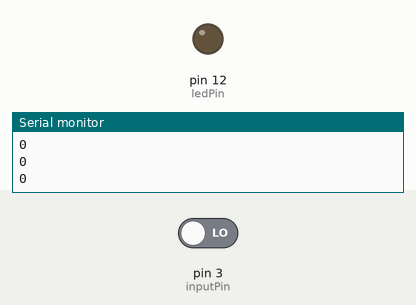
The sketch below on a simulated Arduino Uno, built with avr-gcc and run on an emulated ATmega328P. Shown: output pins drawn as LEDs (lit = HIGH), the last lines printed to the serial monitor. Inputs (shaded band) come from the test bench; at power-on: pin 3 (inputPin) LOW.

Above: at 2.8 s.
2.9 s: pin 3 (inputPin) driven HIGH
At 3.9 s:
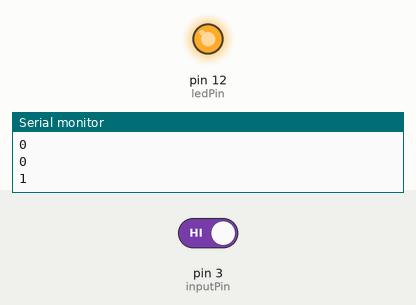
4.5 s: pin 3 (inputPin) driven LOW
At 5.4 s:
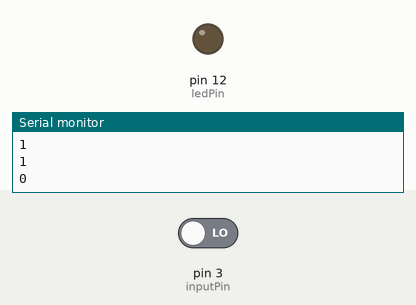
Timing chart, 0 to 7.5 s (numbered marks = the images above; inputs shaded):
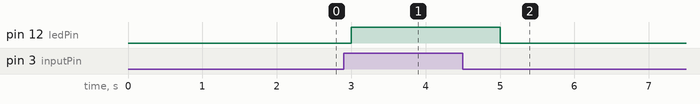

Measured:
- after the input at 2.9 s, pin 12 (ledPin): LOW → HIGH after 0.10 s
- after the input at 4.5 s, pin 12 (ledPin): HIGH → LOW after 0.50 s

The sketch:

motionSensortest.ino
```cpp
int ledPin= 12;
int inputPin= 3;

void setup(){
  Serial.begin(9600);
  pinMode(ledPin, OUTPUT);
  pinMode(inputPin, INPUT);
}

void loop(){
  int value= digitalRead(inputPin);

  if (value == HIGH)
  {
    Serial.println(value);
    digitalWrite(ledPin, HIGH);
    delay(1000) ;
  }

  else
  {
    Serial.println(value);
    digitalWrite(ledPin, LOW);
    delay(1000) ;
  }
}
```
